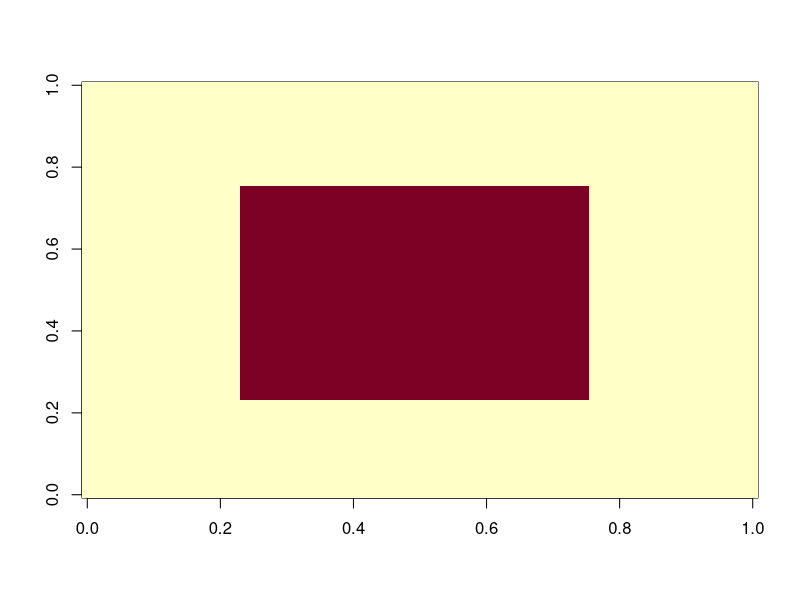

Recreate this plot in R. (Note: this script raises an error after producing the figure.)
## ---- chunk 1
#library(magrittr)
#library(imager)
library(stats)
library(survival)
## ---- chunk 2
#========================================================================================================

imageGenerator=function(forme, N){
  #fonction permettant de générer une matrice-image de forme choisie, et de taille N*N
  
  img <- matrix(-1, nrow= N, ncol= N)
  
  #----rectangle----
  if(forme== "rectangle"){
    img[(N/4):(N*3/4),(N/4):(N*3/4)] <- 1}
  
  #----losange----
  if(forme== "losange"){
    for (i in 1:N){
      for (j in 1:N){
        sigma0[i,j]=-1+2*(abs(i-j)<=N/4)*(abs(i+j-N)<=N/4)  
      }
    }#for
  }#if
  
  #----damier----
  #----triangle----
  #----cercle----
  #----bande----
  
  return(img)
}#func

#========================================================================================================
## ---- chunk 3
#========================================================================================================

bruiteur=function(image, br){
  #fonction qui revoit l'image donnée en argument par la même image mais bruité par la méthode "br"
  imgBr <- image
  N <- #RECUP LONGEUR IMAGE
  bruit <- 0
  #----binomiale----
  if(br== "rbinom"){bruit <- matrix(2*rbinom(N^2,1,1-p)-1,nrow=N,ncol=N)}
  #----poisson----
  #----normale----
  
  imgBr <- image*br
  return(imgBr)
}#func  A FINIR

#========================================================================================================
## ---- chunk 4
#========================================================================================================

energie=function(S){
  #fonction pour mesurer l'enrgie globale d'une image
  
  eligne=0
  for (i in 1:N) {for (j in 1:(N-1)){eligne=eligne+S[i,j]*S[i,j+1]}}
  ecolonne=0
  for (j in 1:N) {for (i in 1:(N-1)){ecolonne=ecolonne+S[i,j]*S[i+1,j]}}
  return(eligne+ecolonne)
}

#========================================================================================================
## ---- chunk 5
#========================================================================================================

metropolisIsing=function(forme, N, beta, B, alpha, n){
  #fonction qui réalise l'algorithme de Metropolis sur une image img0 qui est bruité en img1, et doit à la fin être restaurée en img2
  
  #----création de l'image parfaite img0----
  img0 = imageGenerator(forme, N)
  image(img0)
  #----création d'une image auxiliaire img1, avec bord plus long et bruitage----
  img1 = matrix(0, nrow=N+2, ncol=N+2)
  bruit = matrix(2*rbinom(N^2,1,1-p)-1,nrow=N,ncol=N)
  img1[2:(N+1),2:(N+1)] = img0*bruit
  image(img1)
  img2 = img1 #image tamponz
  img3 = img1 #mémoire du bruit initiale
  
  for(k in 1:n){
    #----choix d'un site---
    i <- 1+ceiling(N*runif(1)) # indice entre 2 et N+1
    j <- 1+ceiling(N*runif(1))
    #iaux <- 2 + k%%N #de 2 à N+1
    #jaux <- 2 + k%/%(N-1)%%N #de 2 à N+1
    #----tirage nouvelle valeure candidate----
    img2[i,j] = -img1[i,j]
    #----voisinage----
    v = img1[i+1,j] + img1[i-1,j] + img1[i,j+1] + img1[i,j-1]
    #----potentiels----
    #U1 = -B*img1[i,j]-beta*img1[i,j]*v-alpha*img3[i,j]
    #U2 = -B*img2[i,j]-beta*img2[i,j]*v-alpha*img3[i,j]
    U1 = -B*img1[i,j]-img1[i,j]*(beta*v + alpha*img3[i,j])
    U2 = -B*img2[i,j]-img2[i,j]*(beta*v + alpha*img3[i,j])
    
    #----test----
    dU = U2-U1
    if(dU<0){img1[i,j]= -img1[i,j]}
    else{
      p <- exp(-dU)
      if(runif(1)<=p){img1[i,j]= -img1[i,j]}
      else{img2[i,j] <- img1[i,j]} #sinon on ne change pas
    }#else
  }#for
  #----affichage----
  #par(mfrow=c(1,3))
  image(img1)
}


metropolisIsing("rectangle", 64, 1, 0, 1, 10^5)

#========================================================================================================
## ---- chunk 6
#========================================================================================================

GibbsIsing=function(forme, N, beta, B, n){
  #fonction qui réalise l'algorithme de Metropolis sur une image img0 qui est bruité en img1, et doit à la fin être restaurée en img2
  
  #----création de l'image parfaite img0----
  img0 = imageGenerator(forme, N)
  image(img0)
  #----création d'une image auxiliaire img1, avec bord plus long et bruitage----
  img1 = matrix(0, nrow=N+2, ncol=N+2)
  bruit = matrix(2*rbinom(N^2,1,1-p)-1,nrow=N,ncol=N)
  img1[2:(N+1),2:(N+1)] = img0*bruit
  image(img1)
  img2 = img1 #image tampon
  
  for(k in 1:n){
    #----choix d'un site---
    i <- 1+ceiling(N*runif(1)) # indice entre 2 et N+1
    j <- 1+ceiling(N*runif(1))
    iaux <- 2 + k%%N #de 2 à N+1
    jaux <- 2 + k%/%(N-1)%%N #de 2 à N+1
    
    
    #----changement de valeur au site visé sur img2 (1ou-1) pour représenter E en entier avec img1 et img2 (cas d'une image en noir et blanc)----
    img2[i,j] = -img1[i,j]
    #----voisinage----
    v = img1[i+1,j] + img1[i-1,j] + img1[i,j+1] + img1[i,j-1]
    #----potentiels----
    U1 = -B*img1[i,j]-beta*img1[i,j]*v
    U2 = -B*img2[i,j]-beta*img2[i,j]*v
    #----calcule de la proba conditionnelle locale----
    P <- exp(-U1)/(exp(-U1)+exp(-U2))
    #----test----
    if(runif(1)<=p){img1[i,j]= -img1[i,j]}#img1 redevient identique à img2
    else{img2[i,j] <- img1[i,j]} #opération inverse, on ne retient pas le changement, et img2 redevient identique à img1
  }#for
  #----affichage----
  #par(mfrow=c(1,3))
  image(img1)
}


GibbsIsing("rectangle", 64, 1, 1, 10^4)
#========================================================================================================
## ---- chunk 7
#========================================================================================================

recuitMetro=function(forme, N, beta, B, n){
  #fonction qui réalise l'algorithme de Metropolis sur une image img0 qui est bruité en img1, et doit à la fin être restaurée en img2
  
  #----création de l'image parfaite img0----
  img0 = imageGenerator(forme, N)
  image(img0)
  #----création d'une image auxiliaire img1, avec bord plus long et bruitage----
  img1 = matrix(0, nrow=N+2, ncol=N+2)
  bruit = matrix(2*rbinom(N^2,1,1-p)-1,nrow=N,ncol=N)
  img1[2:(N+1),2:(N+1)] = img0*bruit
  image(img1)
  img2 = img1 #image tampon
  
  for(k in (1:n)){
    T <- 1/log(1+k)
    #----choix d'un site---
    #i <- 1+ceiling(N*runif(1)) # indice entre 2 et N+1
    #j <- 1+ceiling(N*runif(1))
    iaux <- 2 + k%%N #de 2 à N+1
    jaux <- 2 + k%/%(N-1)%%N #de 2 à N+1
    #----on test l'autre valeur possible sur l'image tampon. Si c'est ok on fait le changement sur img1 aussi.----
    img2[i,j] = -img1[i,j]
    #----voisinage----
    v = img1[i+1,j] + img1[i-1,j] + img1[i,j+1] + img1[i,j-1]
    #----potentiels----
    U1 = -B*img1[i,j]/T-beta*img1[i,j]*v/T #potentiel actuel
    U2 = -B*img2[i,j]/T-beta*img2[i,j]*v/T #potentiel candidat
    #----test----
    dU = U2-U1
    if(dU<0){img1[i,j]= -img1[i,j]} #si U1 > U2, valeur candidate acceptée
    else{
      p <- exp(-dU)
      if(runif(1)<=p){img1[i,j]= -img1[i,j]} #valeur candidate acceptée selon sa proba conditionnelle
      else{img2[i,j] <- img1[i,j]} #sinon on ne change pas
    }#else
  }#for
  #----affichage----
  #par(mfrow=c(1,3))
  image(img1)
}



recuitMetro("rectangle", 64, 1, 1, 10^4)
#========================================================================================================
## ---- chunk 8
#========================================================================================================


recuitSimule = function(n, beta, N, p, alpha, stop){
  
  #----création de sigma0 le rectangle initial----
  sigma0 <- matrix(-1,nrow=N,ncol=N)  
  sigma0[(N/4):(N*3/4),(N/4):(N*3/4)] <- 1
  
  #----création de sigma le rectangle bruité----
  bruit <- matrix(2*rbinom(N^2,1,1-p)-1,nrow=N,ncol=N) 
  sigma <- sigma0*bruit  
  
  #----création image auxiliaire, avec contour suplémentaire pour calculer U plus facilement----
  Saux <- matrix(0, nrow=N+2, ncol=N+2) 
  Saux[2:(N+1),2:(N+1)] <- sigma
  sigmaaux <- Saux #sugmaaux = matrice auxiliaire pour le calcule de U, garde la valeur initiale de Saux (qui lui change)

  
  #--------le recuit simulé--------
  if(stop==0){ #cas où on s'arrête simplement après n itérations
    for (k in (1:n)) {
      #T <- 1/sqrt(sqrt((1+log(k))))
      T <- 1/k #T tend lentement vers 0
      iaux <- 1+ceiling(N*runif(1)) # indice entre 2 et N+1
      jaux <- 1+ceiling(N*runif(1))
      #iaux <- 2 + k%%N #de 2 à N+1
      #jaux <- 2 + k%/%(N-1)%%N #de 2 à N+1
      
      
      #----voisinage----
      #s <- Vstar(Saux, N, iaux, jaux)
      s <- Saux[iaux-1,jaux]+Saux[iaux+1,jaux]+Saux[iaux,jaux-1]+Saux[iaux,jaux+1]
      #print("s")
      #print(s)
      #----proba pour un recuit simulé, avec rapport de métropolis----
      r <- exp(-2*Saux[iaux,jaux]*(2*alpha*T*sigmaaux[iaux,jaux]+beta*s)/T)
      
      #----changement ou non de spin selon la proba r---
      if(runif(1)<r){Saux[iaux,jaux] <- -Saux[iaux,jaux]}
    }#for
  }#if
    
  if(stop==1){#cas ou on s'arrête après n itérations sans changement de spin
    X<-0#nombre d'itérations consécutives sans changement de spin
    it<-0
    while(X<=n) {
      it<-it+1
      #T <- 1/sqrt(sqrt((1+log(k))))
      T <- 1/k #T tend lentement vers 0
      iaux <- 1+ceiling(N*runif(1)) # indice entre 2 et N+1
      jaux <- 1+ceiling(N*runif(1))
      #iaux <- 2 + k%%N #de 2 à N+1
      #jaux <- 2 + k%/%(N-1)%%N #de 2 à N+1
      
      
      #----voisinage----
      s <- Saux[iaux-1,jaux]+Saux[iaux+1,jaux]+Saux[iaux,jaux-1]+Saux[iaux,jaux+1]
      
      #----proba pour un recuit simulé----
      r <- exp(-2*Saux[iaux,jaux]*(2*alpha*T*sigmaaux[iaux,jaux]+beta*s)/T)
      
      #----changement ou non de spin selon la proba r---
      if(runif(1)<r){
        Saux[iaux,jaux] <- -Saux[iaux,jaux]
        X <- 0#on vient de changer un spin, donc la condition d'arrêt retombe à 0
      }#if
      else{X <-X+1 } 
    }#while
    print(it)
  }#if
  
  S <- Saux[2:(N+1),2:(N+1)] #image finale (on retire le contour auxiliaire)
    
    
  #----pourcentage de correspondance----
  nok <- 0 #nombre de pixels divergents
  correspondance <- 0 #pourcentage sur nb pixels total
  for (i in (1:N)){
    for (j in (1:N)){
      if(S[i,j] != sigma0[i,j]){nok <- nok+1}
    }#for
  }#for
  correspondance <- ((N^2)-nok)/(N^2)*100
  #print(nok)
  #print(correspondance)
  
  
  #----affichage----
  par(mfrow=c(1,3))
  image(1:N,1:N,sigma0)
  image(1:N,1:N,sigma)
  image(1:N,1:N,S)
  return(correspondance)
}#function


recuitSimule(10^5, 5, 64, 0.2, 3, 0)
#========================================================================================================
## ---- chunk 9
#========================================================================================================

Vbranch2=function(img, N, is, js, ib, jb){
  #fonction qui forme UNE branche de voisinage de s (is, js), avec les coordonnées du lead qui sont (ib, jb)
  
  #----VARIABLES----
  dii <- ib-is #coord ligne 
  djj <- jb-js#coord colonnes
  lead <- img[ib,jb]
  branch <- lead #la branche est de longeur minimale 1 (cas du voisinage standard)
  cdd = 0 #candidat
  k <- 1
  
  #----FONCTION----
  
  #----branche horizontale----
  if(dii==0){
    
    #--orientée gauche--
    if(djj<0){
      cdd <- img[ib,jb-k] #avec la bordure de 0 auxiliaire, on ne devrait pas avoir d'erreure
      print(cdd)
      print(lead)
      if(cdd==lead){
        while(cdd==lead){
          branch <- branch + cdd
          k <- k+1
          cdd <- img[ib,jb-k]
        }#while
      }#if
      else{branch <- branch + cdd}
      return(branch)
    }#if
    
    #--orientée droite--
    else{
      cdd <- img[ib,jb+k]
      print(cdd)
      print(lead)
      if(cdd==lead){
        while (cdd==lead & jb+k<=N) {
          branch <- branch + cdd
          k <- k+1
          cdd <- img[ib,jb+k]
        }#while
      }#if
      else{branch <- branch + cdd}
      return(branch)
    }#else
  }#if
  
  #----branche verticale----
  if(djj==0){
    
    #--orientée bas--
    if(dii<0){
      cdd <- img[ib+k,jb]
      print(cdd)
      print(lead)
      if(cdd==lead){
        while(cdd==lead & ib+k<=N){
          branch <- branch + cdd
          k <- k+1
          cdd <- img[ib+k,jb]
        }#while
      }#if
      else{branch <- branch + cdd}
      return(branch)
    }#if
    
    #--orientée haut--
    else{
      cdd <- img[ib-k,jb]
      print(cdd)
      print(lead)
      if(cdd==lead){
        while(cdd==lead & ib-k>=1){
          cdd <- img[ib-k,jb]
          k <- k+1
          cdd <- img[ib-k, jb]
        }#while
      }#if
      else{branch <- branch + cdd}
      return(branch)
    }#else
  }#if
}#func

#========================================================================================================
## ---- chunk 10
#========================================================================================================

Vbranch=function(img, is, js, ib, jb){
  #fonction qui forme une branche de voisinage de s
  
  #----VARIABLES----
  dii <- ib-is #coord ligne 
  djj <- jb-js#coord colonnes
  branch = 0
  lead <- img[ib,jb]
  cdd = 0 #candidat
  k <- 1
  
  #----FONCTION----
  #----branche horizontale----
  
  if(dii==0){
    #--orientée gauche--
    if(djj<0){
      cdd <- img[ib,jb-k]
      while(cdd==lead){
        branch <- branch + cdd
        k <- k+1
        cdd <- img[ib,jb-k]
      }#while
      return(branch)
    }#else
    #--orientée droite--
    else{
      cdd <- img[ib,jb+k]
      while (cdd==lead) {
        branch <- branch + cdd
        k <- k+1
        cdd <- img[ib,jb+k]
      }#while
      return(branch)
    }#else
  }#if
  
  #----branche verticale----
  if(djj==0){
    #--orientée bas--
    if(dii<0){
      cdd <- img[ib+k,jb]
      while(cdd==lead){
        branch <- branch + cdd
        k <- k+1
        cdd <- img[ib+k,jb]
      }#while
      return(branch)
    }#if
    #--orientée haut--
    else{
      cdd <- img[ib-k,jb]
      while(cdd==lead){
        cdd <- img[ib-k,jb]
        k <- k+1
        cdd <- img[ib-k, jb]
      }#while
      return(branch)
    }#else
  }#if
}#func

#========================================================================================================
## ---- chunk 11
Vstar=function(img, N, i,j){
  s <- 0
  s <- s + Vbranch2(img, N, i, j, i-1, j)
  s <- s + Vbranch2(img, N, i, j, i+1, j)
  s <- s + Vbranch2(img, N, i, j, i, j-1)
  s <- s + Vbranch2(img, N, i, j, i, j+1)
  return(s)
}#func

#========================================================================================================
## ---- chunk 12
img <- imageGenerator("rectangle", 50)

imgaux <- matrix(data=0,nrow=52,ncol=52)
imgaux[2:51,2:51] <- img

Vstar(imgaux, 50, 2, 2)
## ---- chunk 13
recuitSimuleFixe(10,2/3,64,0.2,0.3,0)
## ---- chunk 14
recuitSimuleFixe = function(n, beta, N, p, alpha, stop){
  
  #----cr?ation de sigma0 le rectangle initial----
  sigma0 <- matrix(-1,nrow=N,ncol=N)  
  sigma0[(N/4):(N*3/4),(N/4):(N*3/4)] <- 1
  
  #----cr?ation de sigma le rectangle bruit?----
  bruit <- matrix(2*rbinom(N^2,1,1-p)-1,nrow=N,ncol=N) 
  sigma <- sigma0*bruit  
  
  #----cr?ation image auxiliaire, avec contour supl?mentaire pour calculer U plus facilement----
  Saux <- matrix(0, nrow=N+2, ncol=N+2) 
  Saux[2:(N+1),2:(N+1)] <- sigma
  sigmaaux <- Saux #sugmaaux = matrice auxiliaire pour le calcule de U, garde la valeur initiale de Saux (qui lui change)

  
  #--------le recuit simul?--------
  if(stop==0){ #cas o? on s'arr?te simplement apr?s n it?rations
    for (k in (1:(N*N*n))) {#N*N*n = nombre d'itération nécessaires pour faire n révolutions
      #T <- 1/sqrt(sqrt((1+log(k))))
      T <- 1/k #T tend lentement vers 0
      #iaux <- 1+ceiling(N*runif(1)) # indice entre 2 et N+1
      #jaux <- 1+ceiling(N*runif(1))
      iaux <- 2 + k%%N #de 2 ? N+1
      jaux <- 2 + k%/%(N-1)%%N #de 2 ? N+1
      
      
      #----voisinage----
      #s <- Vstar(Saux, iaux, jaux)
      s <- Saux[iaux-1,jaux]+Saux[iaux+1,jaux]+Saux[iaux,jaux-1]+Saux[iaux,jaux+1]
      
      #----proba pour un recuit simul?----
      r <- exp(-2*Saux[iaux,jaux]*(2*alpha*T*sigmaaux[iaux,jaux]+beta*s)/T)
      
      #----changement ou non de spin selon la proba r---
      #rmc[k]=r
      if(runif(1)<r){Saux[iaux,jaux] <- -Saux[iaux,jaux]}
    }#for
  }#if
    
  if(stop==1){#cas ou on s'arr?te apr?s n it?rations sans changement de spin
    X<-0 #nombre d'it?rations cons?cutives sans changement de spin
    it<-0 #nb itération
    revo<-0 #nb de révolution
    while(X<=n) {
      it<-it+1
      revo <- it%/%N*N
      #T <- 1/sqrt(sqrt((1+log(k))))
      T <- 1/it #T tend lentement vers 0
      iaux <- 1+ceiling(N*runif(1)) # indice entre 2 et N+1
      jaux <- 1+ceiling(N*runif(1))
      #iaux <- 2 + k%%N #de 2 ? N+1
      #jaux <- 2 + k%/%(N-1)%%N #de 2 ? N+1
      
      
      #----voisinage----
      #s <- Vstar(Saux, iaux, jaux)
      s <- Saux[iaux-1,jaux]+Saux[iaux+1,jaux]+Saux[iaux,jaux-1]+Saux[iaux,jaux+1]
      
      #----proba pour un recuit simul?----
      r <- exp(-2*Saux[iaux,jaux]*(2*alpha*T*sigmaaux[iaux,jaux]+beta*s)/T)
      
      #----changement ou non de spin selon la proba r---
      #rmc[k]=r
      if(runif(1)<r){
        Saux[iaux,jaux] <- -Saux[iaux,jaux]
        X <- 0#on vient de changer un spin, donc la condition d'arr?t retombe ? 0
      }#if
      else{X <-X+1 } 
    }#while
    print(c("ItÃ©rations",it))
  }#if
  
  S <- Saux[2:(N+1),2:(N+1)] #image finale (on retire le contour auxiliaire)
    
    
  #----pourcentage de correspondance----
  nok <- 0 #nombre de pixels divergents
  correspondance <- 0 #pourcentage sur nb pixels total
  for (i in (1:N)){
    for (j in (1:N)){
      if(S[i,j] != sigma0[i,j]){nok <- nok+1}
    }#for
  }#for
  correspondance <- ((N^2)-nok)/(N^2)*100
  #print(nok)
  #print(correspondance)
  
  
  #----affichage----
  #layout(matrix(c(1,4,2,5,3,0), nc=3))
  #image(1:N,1:N,sigma0)
  #image(1:N,1:N,sigma)
  #image(1:N,1:N,S)
  return(correspondance)
}#function
## ---- chunk 15
recuitSimule(400,2/3,64,0.2,0.3,0)
## ---- chunk 16
#========================================================================================================

recuitSimule2 = function(n, beta, N, p, alpha, stop){
  
  #----cr?ation de sigma0 le rectangle initial----
  sigma0 <- matrix(-1,nrow=N,ncol=N)  
  sigma0[(N/4):(N*3/4),(N/4):(N*3/4)] <- 1
  
  #----cr?ation de sigma le rectangle bruit?----
  bruit <- matrix(2*rbinom(N^2,1,1-p)-1,nrow=N,ncol=N) 
  sigma <- sigma0*bruit  
  
  #----cr?ation image auxiliaire, avec contour supl?mentaire pour calculer U plus facilement----
  Saux <- matrix(0, nrow=N+2, ncol=N+2) 
  Saux[2:(N+1),2:(N+1)] <- sigma
  sigmaaux <- Saux #sugmaaux = matrice auxiliaire pour le calcule de U, garde la valeur initiale de Saux (qui lui change)
  #rmc=rep(1/2,n)

  
  #--------le recuit simul?--------
  if(stop==0){ #cas o? on s'arr?te simplement apr?s n it?rations
    for (k in (1:n)) {
      #T <- 1/sqrt(sqrt((1+log(k))))
      T <- 1/k #T tend lentement vers 0
      #iaux <- 1+ceiling(N*runif(1)) # indice entre 2 et N+1
      #jaux <- 1+ceiling(N*runif(1))
      iaux <- 2 + k%%N #de 2 ? N+1
      jaux <- 2 + k%/%(N-1)%%N #de 2 ? N+1
      
      
      #----voisinage----
      #☻s <- Vstar(Saux, iaux, jaux)
      s <- Saux[iaux-1,jaux]+Saux[iaux+1,jaux]+Saux[iaux,jaux-1]+Saux[iaux,jaux+1]
      
      #----proba pour un recuit simul?----
      r <- exp(-2*Saux[iaux,jaux]*(2*alpha*T*sigmaaux[iaux,jaux]+beta*s)/T)
      
      #----changement ou non de spin selon la proba r---
      #rmc[k]=r
      if(runif(1)<r){Saux[iaux,jaux] <- -Saux[iaux,jaux]}
    }#for
  }#if
    
  if(stop==1){#cas ou on s'arr?te apr?s n it?rations sans changement de spin
    X<-0#nombre d'it?rations cons?cutives sans changement de spin
    it<-0
    while(X<=n) {
      it<-it+1
      #T <- 1/sqrt(sqrt((1+log(k))))
      T <- 1/it #T tend lentement vers 0
      iaux <- 1+ceiling(N*runif(1)) # indice entre 2 et N+1
      jaux <- 1+ceiling(N*runif(1))
      #iaux <- 2 + k%%N #de 2 ? N+1
      #jaux <- 2 + k%/%(N-1)%%N #de 2 ? N+1
      
      
      #----voisinage----
      s <- Vstar(Saux, iaux, jaux)
      #s <- Saux[iaux-1,jaux]+Saux[iaux+1,jaux]+Saux[iaux,jaux-1]+Saux[iaux,jaux+1]
      
      #----proba pour un recuit simul?----
      r <- exp(-2*Saux[iaux,jaux]*(2*alpha*T*sigmaaux[iaux,jaux]+beta*s)/T)
      
      #----changement ou non de spin selon la proba r---
      #rmc[k]=r
      if(runif(1)<r){
        Saux[iaux,jaux] <- -Saux[iaux,jaux]
        X <- 0#on vient de changer un spin, donc la condition d'arr?t retombe ? 0
      }#if
      else{X <-X+1 } 
    }#while
    print(c("ItÃ©rations",it))
  }#if
  
  S <- Saux[2:(N+1),2:(N+1)] #image finale (on retire le contour auxiliaire)
    
    
  #----pourcentage de correspondance----
  nok <- 0 #nombre de pixels divergents
  correspondance <- 0 #pourcentage sur nb pixels total
  for (i in (1:N)){
    for (j in (1:N)){
      if(S[i,j] != sigma0[i,j]){nok <- nok+1}
    }#for
  }#for
  correspondance <- ((N^2)-nok)/(N^2)*100
  #print(nok)
  print(correspondance)
  
  
  #----affichage----
  #layout(matrix(c(1,4,2,5,3,0), nc=3))
  #image(1:N,1:N,sigma0)
  #image(1:N,1:N,sigma)
  #image(1:N,1:N,S)
  return(correspondance)
}#function

#========================================================================================================
## ---- chunk 17
#========================================================================================================

MCdeMC=function(pct, K, n, beta, N, p, alpha, stop){
  #algo de montecarlo sur celui de recuit simul?, pour estimer la proba de correspodnance
  #? pct% d'une image reconstitu?e, en en fonction du nombre d'it?rations dans le recuitsimul?
  P <- 0
  E <- 0
  corresp = rep(0,K)#génère une suite de K zero, qui va stoquer no résults pour afficher ensuite avec ecfd()
  for (k in (1:K)) { #on fait K recuitSimul?
    corresp[k] = recuitSimuleFixe(n, beta, N, p, alpha, stop)
    if(corresp[k]>=pct){E <- E+1} #si le pourcentage de correspondance convient ? la condition pct
  }
  
  P <- E/K  #les recuitSimule sont a priori ind?pendants les uns des autres, et r?alis?s identiquement
  print(c("probabilité de correspondance = ",P))
  
  #survie=function(x){1-ecdf(corresp)(x)}
  plot(ecdf(corresp))
  #x <- seq(min(corresp)-4,100,0.1)
  #plot.Surv(corresp)
  #plot(x,survie(x),type="S")
}

#========================================================================================================
## ---- chunk 18
#MCdeMC(98,40,10,2/3,64,0.2,0.3,0)
## ---- chunk 19
MCdeMC_revo=function(n, beta, N, p, alpha, stop){
  corresp2 = c(1,n)
  revolution = c(1:n)
  for( revo in(1:n)){ #on va tester le recuit en faisant varier le nombre de révolution de 1 à 50 (cas ou stop = 0)
    corresp2[revo] = recuitSimuleFixe(revo, beta, N, p, alpha, stop)
  }#for
  rev <- data.frame(revo = c(1:n), correspondance = corresp2 )
  ggplot(data = rev, aes(x="nombre_de_revolution", y="pourcentage de correspondance")) + geom_point() + geom_smooth() #+ geom_line()
}#func

#MCdeMC_revo(20, 2/3, 64, 0.2, 0.3, 0 )
